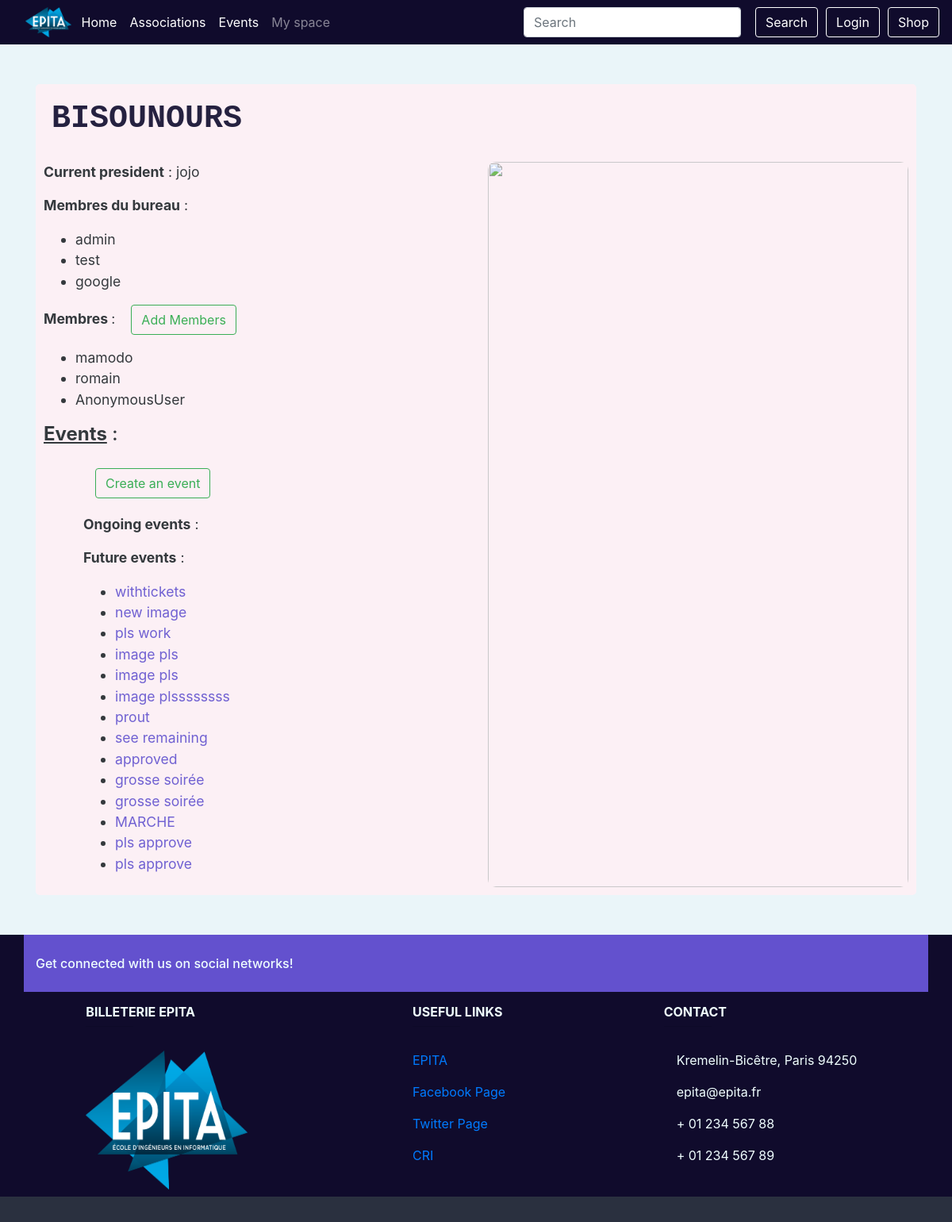
The app's page /assos/1 with its own data.
### event/models.py (models this page shows, shortened)
class Association(models.Model):
    name = models.CharField(_("Name"), max_length=64, unique=True,
                            validators=[UnicodeValidator()])
    url = models.URLField(_("Association's website"), null=True, blank=True)
    class Meta:
        verbose_name = _("Association")
        verbose_name_plural = _("Associations")
        permissions = (
            ('create_event', 'User can create an event'),
            ('manage_member', 'User can add and remove a member'),
            ('choose_staff', 'User can choose staff'),
            ('manage_manager', 'User can add and remove managers'),
            ('modify_event', 'User can modify an event'),
            ('remove_event', 'User can delete an event'),
            ('make_event_cancelable', 'User can cancel an event'),
            ('validate_event',
             'User can validate event and make it available for approval')
        )

class President(models.Model):
    user = models.ForeignKey(User, on_delete=models.CASCADE)
    assos_id = models.OneToOneField(Association, on_delete=models.CASCADE,
                                    related_name='president')
    manager = CompositeOneToOneField(Manager, on_delete=models.CASCADE,
                                     to_fields={"assos_id", "user"})
    class Meta:
        verbose_name = _("President")
        verbose_name_plural = _("Presidents")

class Manager(models.Model):
    user = models.ForeignKey(User, on_delete=models.CASCADE,
                             related_name="managerships")
    assos_id = models.ForeignKey(Association, on_delete=models.CASCADE,
                                 related_name='managers')
    member = CompositeOneToOneField(Member, on_delete=models.CASCADE,
                                    to_fields={"assos_id", "user"})
    class Meta:
        verbose_name = _("Member of the Bureau")
        verbose_name_plural = _("Members of the Bureau")

class Member(models.Model):
    assos_id = models.ForeignKey(Association, related_name='members',
                                 on_delete=models.CASCADE)
    user = models.ForeignKey(User, related_name='memberships',
                             on_delete=models.CASCADE)
    class Meta:
        verbose_name = _("Member")
        verbose_name_plural = _("Members")
        unique_together = ('assos_id', 'user')

class Event(models.Model):
    PENDING = 'P'
    APPROVED = 'A'
    VALIDATED = 'V'
    REFUSED = 'R'
    CANCELABLE = 'c'
    CANCELED = 'C'
    EVENT_STATE_CHOICES = (
        (PENDING, _("Pending")),
        (APPROVED, _("Approved")),
        (REFUSED, _("Refused")),
        (CANCELED, _("Canceled")),
        (CANCELABLE, _("Canceled by the president")),
        (VALIDATED, _("Validated by the president")),
    )
    title = models.CharField(_("Title of the event"), max_length=64)
    event_state = models.CharField(_("State of the event"), max_length=1,
                                   choices=EVENT_STATE_CHOICES,
                                   default=PENDING)
    manager_id = models.ForeignKey(Manager, on_delete=models.SET_NULL,
                                   null=True, blank=True)
    start = models.DateTimeField(_("Start date and time"))
    end = models.DateTimeField(_("End date and time"))
    ticket_deadline = models.DateTimeField(_("Deadline to buy tickets"),
                                           null=True, blank=True)
    assos_id = models.ForeignKey(Association, on_delete=models.CASCADE,
                                 related_name='events')
    address_id = AddressField(on_delete=models.PROTECT)
    premium_flag = models.BooleanField(_("Premium"), default=False)
    image = models.ImageField(_("Event's cover image"),
                              default='event_pics/default.jpg',
                              upload_to='event_pics/uploads/')
    see_remaining = models.BooleanField(_("See remaining tickets"),
                                        default=False)
    class Meta:
        verbose_name = (_("Event"))
        verbose_name_plural = (_("Events"))
        permissions = (
            ('access_dashboard', 'User can access this event\'s dashboard'),
            ('approve_event', 'User can approve of the event'),
            ('choose_premium', 'User can make an event premium or not'),
            ('cancel_event', 'User can cancel the event'),
        )

### event/views.py (the view, shortened to what this page needs)
# urls.py: path('assos/<int:pk>', views.AssosDetailView.as_view(), name='asso_detail'),
class AssosDetailView(generic.DetailView, generic.edit.FormMixin):
    model = Association
    template_name = 'assos_detail.html'
    form_class = AddMemberForm
    def get_form_kwargs(self):
        kwargs = super(AssosDetailView, self).get_form_kwargs()
        kwargs.update({'user': self.request.user, 'asso' : self.get_object()})
        return kwargs
    def get_context_data(self, **kwargs):
        context = super().get_context_data(**kwargs)
        assos = self.get_object()
        try:
            president = assos.president
        except President.DoesNotExist:
            president = None
        context['president'] = president
        president = User.objects.none() if president is None else [president.user]
        managers = assos.managers.all().exclude(user__in=president)
        context['managers'] = managers
        managers = managers.values_list('user', flat=True)
        members = assos.members.all().exclude(user__in=managers).exclude(user__in=president)
        context['members'] = members
        events = assos.events.all()
        now = timezone.now()
        context['future_events'] = events.filter(start__gt=now)
        context['ongoing_events'] = events.filter(start__lte=now, end__gt=now)
        context['form'] = self.get_form()
        return context

### event/forms.py (shortened to what this page needs)
class AddMemberForm(forms.Form):
        def __init__(self, *args, **kwargs):
            self.asso = kwargs.pop('asso', None)
            self.user = kwargs.pop('user', None)
            super(AddMemberForm,self).__init__(*args,**kwargs)
            unwanted = self.asso.members.all().values_list('user', flat=True)
            self.fields['users'].queryset = User.objects.all().exclude(id__in=unwanted)
        users = forms.ModelMultipleChoiceField(label=_("Members to add"),
        queryset=User.objects.none(),
        widget=forms.SelectMultiple(attrs={"class" : "form-control select-multiple"}),
        required=False)

### shop/cart.py (called while the page is built)
def _cart_id(request):
    if 'cart_id' not in request.session:
        request.session['cart_id'] = _generate_cart_id()
    return request.session['cart_id']

def _generate_cart_id():
    import string, random
    return ''.join([random.choice(string.ascii_letters + string.digits) for _ in range(50)])

def get_all_cart_items(request):
    return CartItem.objects.filter(cart_id = _cart_id(request))

def item_count(request):
    return get_all_cart_items(request).count()

### shop/context_processor.py (called while the page is built)
def cart_item_count(request):
    item_count = cart.item_count(request)
    return {'cart_item_count' : item_count }

### templates/assos_detail.html (shortened to what this page needs)
{% extends "base.html" %}
{% load static %}
{% load guardian_tags %}
{%block content %}
    <div style="font-size:1.1rem;"class="container basic-block">
        <h1 style="font-family:'Courier New', Courier, monospace; font-weight:bolder; color:#100b2c; text-transform: uppercase; margin:10px; margin-bottom: 30px;">{{object.name}}</h1>
        {% if president %}
        <div class="row">
            <article class="col-xs-4 col-sm-4 col-md-4 col-lg-6">
                <p><b>Current president</b> : {{president.user.username}}</p>
                {% else %}
                <p><b>President</b> : Anonymous</p>
                {% endif %}
                <p><b>Membres du bureau</b> :</p>
                <ul style="">
                    {% for manager in managers %}
                    <li>{{manager.user.username}}
                    </li>
                    {% endfor %}
                </ul>
                <p><b>Membres </b> :<button style="margin-left:20px;" class="btn btn-outline-success" onclick="display('add_members')">Add Members</button></p>
                <ul>
                    {% for member in members %}
                        <li>{{member.user.username}}
                        </li>
                    {% endfor %}
                </ul>
                <h4><b style="text-decoration: underline;">Events</b> :</h4>
                <div style="margin-left:50px;">
                    {% if "create_event" in assos_perms or perms.event.create_event %}
                    <a style="margin:15px;" href="{% url 'event:event_creation' asso=object.pk%}">
                    <button style="margin-top:20px;" class="btn btn-outline-success">Create an event</button>
                    </a>
                    {% endif %}
                    <p style="margin-top:20px;"><b>Ongoing events</b> :</p>
                    <p><b>Future events</b> :</p>
                    <ul>
                        {% for event in future_events %}
                        <li><a style="color:#6351ce; "href="{% url 'event:event_detail' event.id %}">{{event.title}}</a></li>
                        {% endfor %}
                    </ul>
                </div>
            </article>
            <article class="col-xs-4 col-sm-4 col-md-4 col-lg-6">
                <img src="{% static "img/assos_detail_img.png"%}" style="
                    opacity: 0.9;
                    height:100%;
                    width:100%;
                    border-radius: 10px;
                ">
            </article>
        </div>
    </div>
{% endblock content %}

### static/css/style.css (style rules this page uses)
body { background-color:#eaf5f9; background-position: center; background-size: cover; }
.basic-block { background-color: lavenderblush; margin-top:50px; margin-bottom:50px; padding: 10px; opacity: 0.9; border-radius: 5px; }

### records on screen
Association: name "BISOUNOURS"
President: user.username "jojo"
Manager: user.username "admin"
Manager: user.username "test"
Manager: user.username "google"
Member: user.username "mamodo"
Member: user.username "romain"
Member: user.username "AnonymousUser"
Event: title "withtickets"
Event: title "new image"
Event: title "pls work"
Event: title "image pls"
Event: title "image pls"
Event: title "image plssssssss"
Event: title "prout"
Event: title "see remaining"
Event: title "approved"
Event: title "grosse soirée"
Event: title "grosse soirée"
Event: title "MARCHE"
Event: title "pls approve"
Event: title "pls approve"
